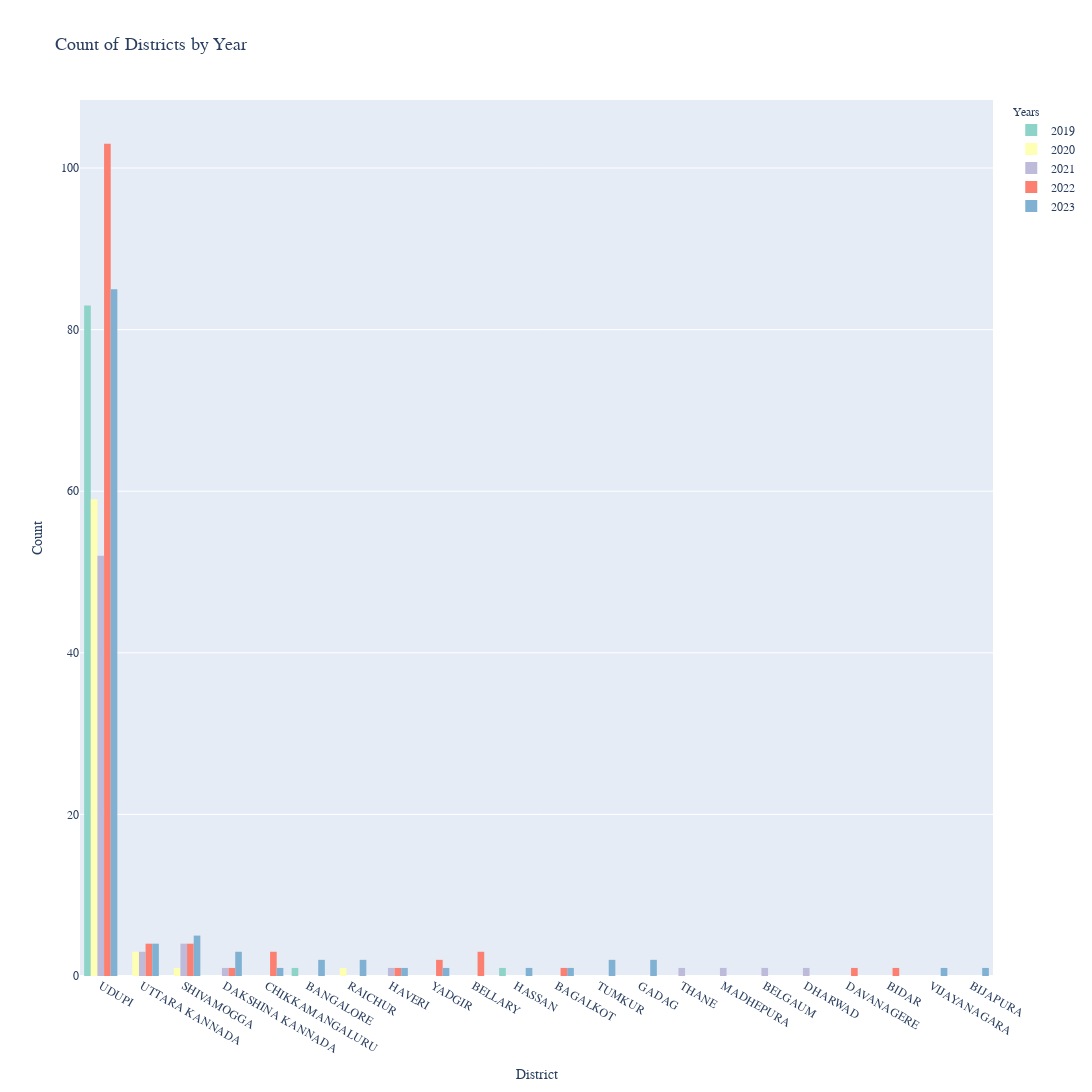

Notebook code for this chart:
### Code cell
import plotly.express as px
# Combine all data for the plot
combined_data = df[df['AdminYear'].isin(years)]

# Set up colorscale for years
custom_colors = px.colors.qualitative.Set3[:len(years)]

# Create the Plotly figure using px.histogram with a grouped bar mode
fig = px.histogram(combined_data, x='DISTRICT', color='AdminYear',
                   color_discrete_sequence=custom_colors,
                   title='Count of Districts by Year',
                   labels={'DISTRICT': 'District', 'AdminYear': 'Years', 'count': 'Count'},
                   barmode='group')

# Update layout for better readability and interactivity
fig.update_layout(
    xaxis={'title': {'text': 'District', 'font': {'size': 14, 'family': 'Arial, sans-serif'}}, 'categoryorder': 'total descending'},
    yaxis={'title': {'text': 'Count', 'font': {'size': 14, 'family': 'Arial, sans-serif'}}},
    legend={'title': {'text': 'Years', 'font': {'size': 12, 'family': 'Arial, sans-serif'}}},
    font={'family': 'Arial, sans-serif', 'size': 12},
    title={'text': 'Count of Districts by Year', 'font': {'size': 18, 'family': 'Arial, sans-serif'}},
)
fig.update_layout(height=1100, width=1400) 
# Show the plot
fig.show()

### Figure 1 — Plotly figure (JSON) as saved in the notebook; plotly's stock layout.template omitted (floating-point values rounded to 4 significant figures)
{"data": [{"alignmentgroup": "True", "bingroup": "x", "hovertemplate": "Years=2019<br>District=%{x}<br>count=%{y}<extra></extra>", "legendgroup": "2019", "marker": {"color": "rgb(141,211,199)", "pattern": {"shape": ""}}, "name": "2019", "offsetgroup": "2019", "orientation": "v", "showlegend": true, "type": "histogram", "x": ["UDUPI", "UDUPI", "UDUPI", "UDUPI", "UDUPI", "UDUPI", "UDUPI", "UDUPI", "UDUPI", "UDUPI", "UDUPI", "UDUPI", "UDUPI", "UDUPI", "UDUPI", "UDUPI", "UDUPI", "UDUPI", "UDUPI", "UDUPI", "UDUPI", "UDUPI", "UDUPI", "UDUPI", "HASSAN", "UDUPI", "UDUPI", "UDUPI", "UDUPI", "UDUPI", "UDUPI", "UDUPI", "UDUPI", "UDUPI", "UDUPI", "UDUPI", "UDUPI", "UDUPI", "UDUPI", "UDUPI", "UDUPI", "UDUPI", "UDUPI", "UDUPI", "UDUPI", "UDUPI", "UDUPI", "UDUPI", "BANGALORE", "UDUPI", "UDUPI", "UDUPI", "UDUPI", "UDUPI", "UDUPI", "UDUPI", "UDUPI", "UDUPI", "UDUPI", "UDUPI", "UDUPI", "UDUPI", "UDUPI", "UDUPI", "UDUPI", "UDUPI", "UDUPI", "UDUPI", "UDUPI", "UDUPI", "UDUPI", "UDUPI", "UDUPI", "UDUPI", "UDUPI", "UDUPI", "UDUPI", "UDUPI", "UDUPI", "UDUPI", "UDUPI", "UDUPI", "UDUPI", "UDUPI", "UDUPI"], "xaxis": "x", "yaxis": "y"}, {"alignmentgroup": "True", "bingroup": "x", "hovertemplate": "Years=2020<br>District=%{x}<br>count=%{y}<extra></extra>", "legendgroup": "2020", "marker": {"color": "rgb(255,255,179)", "pattern": {"shape": ""}}, "name": "2020", "offsetgroup": "2020", "orientation": "v", "showlegend": true, "type": "histogram", "x": ["UDUPI", "UDUPI", "UDUPI", "UDUPI", "UDUPI", "UDUPI", "UDUPI", "UDUPI", "UDUPI", "UDUPI", "UDUPI", "UDUPI", "UDUPI", "UDUPI", "UDUPI", "UDUPI", "UDUPI", "UDUPI", "UDUPI", "UDUPI", "UDUPI", "UDUPI", "UDUPI", "UDUPI", "UDUPI", "UTTARA KANNADA", "UDUPI", "UTTARA KANNADA", "UDUPI", "UTTARA KANNADA", "UDUPI", "UDUPI", "UDUPI", "UDUPI", "UDUPI", "UDUPI", "UDUPI", "UDUPI", "UDUPI", "UDUPI", "UDUPI", "UDUPI", "UDUPI", "UDUPI", "UDUPI", "UDUPI", "UDUPI", "UDUPI", "UDUPI", "UDUPI", "UDUPI", "UDUPI", "UDUPI", "UDUPI", "UDUPI", "UDUPI", "RAICHUR", "UDUPI", "UDUPI", "UDUPI", "UDUPI", "UDUPI", "SHIVAMOGGA", "UDUPI"], "xaxis": "x", "yaxis": "y"}, {"alignmentgroup": "True", "bingroup": "x", "hovertemplate": "Years=2021<br>District=%{x}<br>count=%{y}<extra></extra>", "legendgroup": "2021", "marker": {"color": "rgb(190,186,218)", "pattern": {"shape": ""}}, "name": "2021", "offsetgroup": "2021", "orientation": "v", "showlegend": true, "type": "histogram", "x": ["UDUPI", "UDUPI", "UDUPI", "UDUPI", "THANE", "UDUPI", "UDUPI", "UDUPI", "UDUPI", "UDUPI", "UDUPI", "UTTARA KANNADA", "UTTARA KANNADA", "UDUPI", "UDUPI", "UDUPI", "UDUPI", "MADHEPURA", "UDUPI", "UDUPI", "DAKSHINA KANNADA", "UDUPI", "UDUPI", "UDUPI", "UDUPI", "UDUPI", "UDUPI", "UDUPI", "UDUPI", "UTTARA KANNADA", "UDUPI", "UDUPI", "UDUPI", "UDUPI", "SHIVAMOGGA", "UDUPI", "HAVERI", "UDUPI", "UDUPI", "UDUPI", "UDUPI", "UDUPI", "SHIVAMOGGA", "SHIVAMOGGA", "UDUPI", "UDUPI", "UDUPI", "UDUPI", "UDUPI", "UDUPI", "UDUPI", "UDUPI", "BELGAUM", "UDUPI", "UDUPI", "SHIVAMOGGA", "UDUPI", "DHARWAD", "UDUPI", "UDUPI", "UDUPI", "UDUPI", "UDUPI", "UDUPI", "UDUPI"], "xaxis": "x", "yaxis": "y"}, {"alignmentgroup": "True", "bingroup": "x", "hovertemplate": "Years=2022<br>District=%{x}<br>count=%{y}<extra></extra>", "legendgroup": "2022", "marker": {"color": "rgb(251,128,114)", "pattern": {"shape": ""}}, "name": "2022", "offsetgroup": "2022", "orientation": "v", "showlegend": true, "type": "histogram", "x": ["UDUPI", "UDUPI", "UDUPI", "UDUPI", "UDUPI", "UDUPI", "UDUPI", "UDUPI", "UDUPI", "UDUPI", "UDUPI", "UDUPI", "UDUPI", "UDUPI", "DAVANAGERE", "UDUPI", "UDUPI", "UDUPI", "UDUPI", "UDUPI", "UDUPI", "SHIVAMOGGA", "UDUPI", "UDUPI", "UDUPI", "UDUPI", "UDUPI", "UDUPI", "UDUPI", "SHIVAMOGGA", "UDUPI", "UDUPI", "UDUPI", "UDUPI", "UDUPI", "BAGALKOT", "BIDAR", "UDUPI", "SHIVAMOGGA", "UDUPI", "UDUPI", "UDUPI", "YADGIR", "UDUPI", "UTTARA KANNADA", "UDUPI", "UDUPI", "UDUPI", "UDUPI", "UDUPI", "UDUPI", "UDUPI", "UDUPI", "UDUPI", "UDUPI", "YADGIR", "UDUPI", "UDUPI", "UDUPI", "UDUPI", "UDUPI", "BELLARY", "SHIVAMOGGA", "UDUPI", "UTTARA KANNADA", "UDUPI", "UDUPI", "UDUPI", "UDUPI", "UDUPI", "HAVERI", "UDUPI", "UDUPI", "UDUPI", "DAKSHINA KANNADA", "BELLARY", "UDUPI", "UDUPI", "UDUPI", "UDUPI", "UTTARA KANNADA", "UTTARA KANNADA", "UDUPI", "BELLARY", "UDUPI", "UDUPI", "UDUPI", "UDUPI", "UDUPI", "UDUPI", "UDUPI", "UDUPI", "UDUPI", "UDUPI", "UDUPI", "UDUPI", "UDUPI", "UDUPI", "UDUPI", "CHIKKAMANGALURU", "UDUPI", "UDUPI", "UDUPI", "UDUPI", "UDUPI", "CHIKKAMANGALURU", "UDUPI", "UDUPI", "UDUPI", "CHIKKAMANGALURU", "UDUPI", "UDUPI", "UDUPI", "UDUPI", "UDUPI", "UDUPI", "UDUPI", "UDUPI", "UDUPI", "UDUPI", "UDUPI", "UDUPI", "UDUPI", "UDUPI"], "xaxis": "x", "yaxis": "y"}, {"alignmentgroup": "True", "bingroup": "x", "hovertemplate": "Years=2023<br>District=%{x}<br>count=%{y}<extra></extra>", "legendgroup": "2023", "marker": {"color": "rgb(128,177,211)", "pattern": {"shape": ""}}, "name": "2023", "offsetgroup": "2023", "orientation": "v", "showlegend": true, "type": "histogram", "x": ["UDUPI", "UDUPI", "UDUPI", "UDUPI", "DAKSHINA KANNADA", "UDUPI", "UDUPI", "UDUPI", "UDUPI", "BAGALKOT", "SHIVAMOGGA", "TUMKUR", "UDUPI", "UDUPI", "YADGIR", "UTTARA KANNADA", "UDUPI", "UDUPI", "UDUPI", "UDUPI", "UDUPI", "UDUPI", "HAVERI", "UDUPI", "VIJAYANAGARA", "UDUPI", "UDUPI", "UDUPI", "BANGALORE", "SHIVAMOGGA", "UDUPI", "UDUPI", "UDUPI", "UTTARA KANNADA", "UDUPI", "UDUPI", "UDUPI", "UDUPI", "UDUPI", "RAICHUR", "UDUPI", "UDUPI", "UDUPI", "UDUPI", "UDUPI", "UDUPI", "UDUPI", "UDUPI", "UDUPI", "UDUPI", "UDUPI", "SHIVAMOGGA", "UDUPI", "UDUPI", "UDUPI", "UDUPI", "UDUPI", "GADAG", "UDUPI", "UDUPI", "UDUPI", "UDUPI", "UDUPI", "UDUPI", "UDUPI", "SHIVAMOGGA", "UDUPI", "SHIVAMOGGA", "UDUPI", "UDUPI", "UTTARA KANNADA", "UDUPI", "UDUPI", "GADAG", "DAKSHINA KANNADA", "UDUPI", "CHIKKAMANGALURU", "UDUPI", "UDUPI", "UDUPI", "UDUPI", "UDUPI", "UDUPI", "BIJAPURA", "UDUPI", "UDUPI", "UDUPI", "UDUPI", "UDUPI", "UDUPI", "DAKSHINA KANNADA", "UDUPI", "UDUPI", "UDUPI", "UTTARA KANNADA", "UDUPI", "UDUPI", "UDUPI", "UDUPI", "UDUPI", "BANGALORE", "TUMKUR", "UDUPI", "UDUPI", "UDUPI", "UDUPI", "UDUPI", "UDUPI", "RAICHUR", "UDUPI", "HASSAN", "UDUPI"], "xaxis": "x", "yaxis": "y"}], "layout": {"barmode": "group", "font": {"family": "Arial, sans-serif", "size": 12}, "height": 1100, "legend": {"title": {"font": {"family": "Arial, sans-serif", "size": 12}, "text": "Years"}, "tracegroupgap": 0}, "title": {"font": {"family": "Arial, sans-serif", "size": 18}, "text": "Count of Districts by Year"}, "width": 1400, "xaxis": {"anchor": "y", "categoryorder": "total descending", "domain": [0, 1], "title": {"font": {"family": "Arial, sans-serif", "size": 14}, "text": "District"}}, "yaxis": {"anchor": "x", "domain": [0, 1], "title": {"font": {"family": "Arial, sans-serif", "size": 14}, "text": "Count"}}}}
